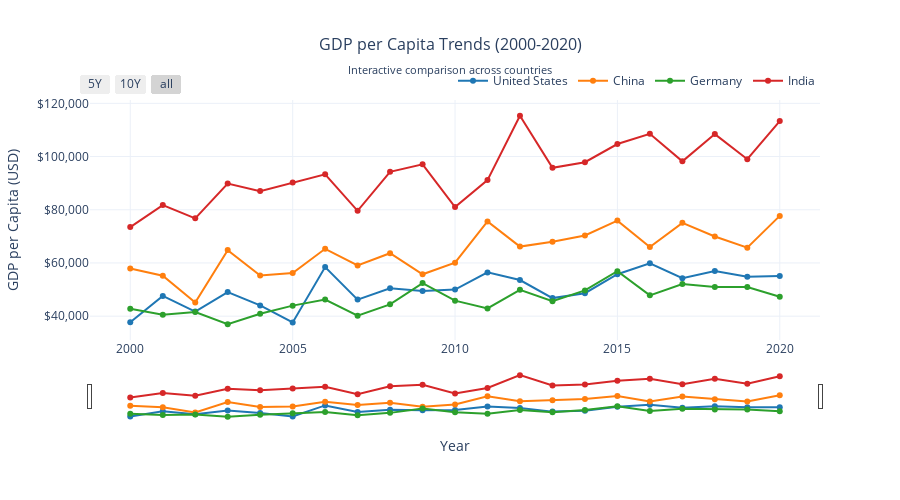
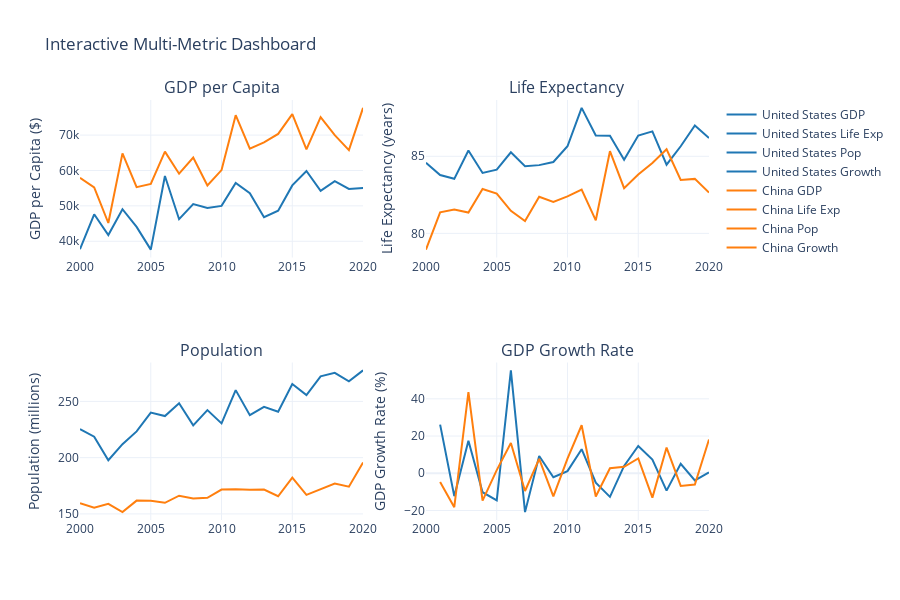
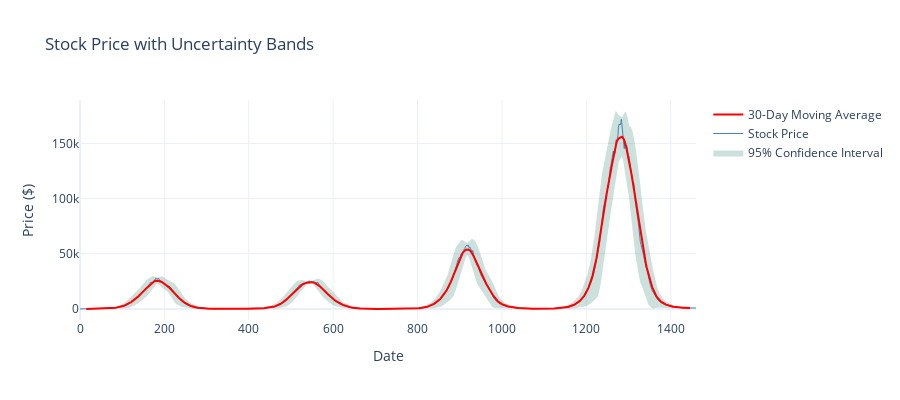

Source (notebook cell) for these figures, in order:
### Markdown cell above
## 4.3 Interactive Time Series with Plotly

Interactive visualizations allow users to explore temporal data dynamically through zooming, panning, and hover details.

### Code cell
import plotly.graph_objects as go
import plotly.express as px
from plotly.subplots import make_subplots

print("Creating interactive time series visualizations...")

# 1. Basic interactive line chart with range selector
fig_basic = go.Figure()

# Add traces for different countries
countries_to_show = ['United States', 'China', 'Germany', 'India']
colors = ['#1f77b4', '#ff7f0e', '#2ca02c', '#d62728']

for i, country in enumerate(countries_to_show):
    country_data = gapminder[gapminder['country'] == country]
    fig_basic.add_trace(go.Scatter(
        x=country_data['year'],
        y=country_data['gdpPercap'],
        mode='lines+markers',
        name=country,
        line=dict(color=colors[i], width=2),
        marker=dict(size=6),
        hovertemplate='<b>%{fullData.name}</b><br>' +
                     'Year: %{x}<br>' +
                     'GDP per Capita: $%{y:,.0f}<br>' +
                     '<extra></extra>'
    ))

# Update layout with range selector and accessibility
fig_basic.update_layout(
    title={
        'text': 'GDP per Capita Trends (2000-2020)<br><sub>Interactive comparison across countries</sub>',
        'x': 0.5,
        'font': {'size': 16}
    },
    xaxis_title='Year',
    yaxis_title='GDP per Capita (USD)',
    template='plotly_white',
    hovermode='x unified',
    legend=dict(orientation="h", yanchor="bottom", y=1.02, xanchor="right", x=1),
    height=500,
    xaxis=dict(
        rangeselector=dict(
            buttons=list([
                dict(count=5, label="5Y", step="year", stepmode="backward"),
                dict(count=10, label="10Y", step="year", stepmode="backward"),
                dict(step="all")
            ])
        ),
        rangeslider=dict(visible=True),
        type="date"
    )
)

# Format y-axis as currency - corrected syntax
fig_basic.update_yaxes(tickformat='$,.0f')

fig_basic.show()

# 2. Multi-metric dashboard with subplots
fig_multi = make_subplots(
    rows=2, cols=2,
    subplot_titles=('GDP per Capita', 'Life Expectancy', 'Population', 'GDP Growth Rate'),
    specs=[[{"secondary_y": False}, {"secondary_y": False}],
           [{"secondary_y": False}, {"secondary_y": False}]]
)

# Calculate GDP growth rate
gapminder_sorted = gapminder.sort_values(['country', 'year'])
gapminder_sorted['gdp_growth'] = gapminder_sorted.groupby('country')['gdpPercap'].pct_change() * 100

for i, country in enumerate(['United States', 'China']):
    country_data = gapminder_sorted[gapminder_sorted['country'] == country]
    color = colors[i]
    
    # GDP per Capita
    fig_multi.add_trace(
        go.Scatter(x=country_data['year'], y=country_data['gdpPercap'],
                  mode='lines', name=f'{country} GDP', line=dict(color=color)),
        row=1, col=1
    )
    
    # Life Expectancy
    fig_multi.add_trace(
        go.Scatter(x=country_data['year'], y=country_data['lifeExp'],
                  mode='lines', name=f'{country} Life Exp', line=dict(color=color)),
        row=1, col=2
    )
    
    # Population
    fig_multi.add_trace(
        go.Scatter(x=country_data['year'], y=country_data['pop']/1e6,
                  mode='lines', name=f'{country} Pop', line=dict(color=color)),
        row=2, col=1
    )
    
    # GDP Growth Rate
    fig_multi.add_trace(
        go.Scatter(x=country_data['year'], y=country_data['gdp_growth'],
                  mode='lines', name=f'{country} Growth', line=dict(color=color)),
        row=2, col=2
    )

fig_multi.update_layout(
    title_text="Interactive Multi-Metric Dashboard",
    height=600,
    showlegend=True,
    template='plotly_white'
)

# Update y-axis labels for each subplot
fig_multi.update_yaxes(title_text="GDP per Capita ($)", row=1, col=1)
fig_multi.update_yaxes(title_text="Life Expectancy (years)", row=1, col=2)
fig_multi.update_yaxes(title_text="Population (millions)", row=2, col=1)
fig_multi.update_yaxes(title_text="GDP Growth Rate (%)", row=2, col=2)

fig_multi.show()

# 3. Time series with uncertainty bands using stock data
fig_uncertainty = go.Figure()

# Use our synthetic stock data
stock_prices = stock_df['price'].values
stock_dates = stock_df.index

# Calculate moving average and confidence intervals
window = 30
ma = stock_df['price'].rolling(window=window, center=True).mean()
std = stock_df['price'].rolling(window=window, center=True).std()

upper_band = ma + 2 * std
lower_band = ma - 2 * std

# Add uncertainty bands
fig_uncertainty.add_trace(go.Scatter(
    x=stock_dates,
    y=upper_band,
    fill=None,
    mode='lines',
    line_color='rgba(0,100,80,0)',
    showlegend=False
))

fig_uncertainty.add_trace(go.Scatter(
    x=stock_dates,
    y=lower_band,
    fill='tonexty',
    mode='lines',
    line_color='rgba(0,100,80,0)',
    name='95% Confidence Interval',
    fillcolor='rgba(0,100,80,0.2)'
))

# Add actual values and moving average
fig_uncertainty.add_trace(go.Scatter(
    x=stock_dates,
    y=stock_prices,
    mode='lines',
    name='Stock Price',
    line=dict(color='steelblue', width=1)
))

fig_uncertainty.add_trace(go.Scatter(
    x=stock_dates,
    y=ma,
    mode='lines',
    name='30-Day Moving Average',
    line=dict(color='red', width=2)
))

fig_uncertainty.update_layout(
    title='Stock Price with Uncertainty Bands',
    xaxis_title='Date',
    yaxis_title='Price ($)',
    template='plotly_white',
    hovermode='x unified',
    height=400
)

fig_uncertainty.show()

print("✅ Interactive time series visualizations created successfully!")
print("\nKey Features Demonstrated:")
print("• Range selectors and zoom controls")
print("• Multi-panel dashboards")
print("• Uncertainty visualization")
print("• Hover interactions and tooltips")
print("• Responsive design elements")

### Figure 1 — Plotly figure (JSON) as saved in the notebook; plotly's stock layout.template omitted (floating-point values rounded to 4 significant figures)
{"data": [{"hovertemplate": "<b>%{fullData.name}</b><br>Year: %{x}<br>GDP per Capita: $%{y:,.0f}<br><extra></extra>", "line": {"color": "#1f77b4", "width": 2}, "marker": {"size": 6}, "mode": "lines+markers", "name": "United States", "type": "scatter", "x": ["2000-01-01T00:00:00.000000000", "2001-01-01T00:00:00.000000000", "2002-01-01T00:00:00.000000000", "2003-01-01T00:00:00.000000000", "2004-01-01T00:00:00.000000000", "2005-01-01T00:00:00.000000000", "2006-01-01T00:00:00.000000000", "2007-01-01T00:00:00.000000000", "2008-01-01T00:00:00.000000000", "2009-01-01T00:00:00.000000000", "2010-01-01T00:00:00.000000000", "2011-01-01T00:00:00.000000000", "2012-01-01T00:00:00.000000000", "2013-01-01T00:00:00.000000000", "2014-01-01T00:00:00.000000000", "2015-01-01T00:00:00.000000000", "2016-01-01T00:00:00.000000000", "2017-01-01T00:00:00.000000000", "2018-01-01T00:00:00.000000000", "2019-01-01T00:00:00.000000000", "2020-01-01T00:00:00.000000000"], "y": [37750.0, 47610.0, 41740.0, 49060.0, 44050.0, 37630.0, 58440.0, 46230.0, 50500.0, 49430.0, 49990.0, 56450.0, 53590.0, 46790.0, 48650.0, 55790.0, 59860.0, 54260.0, 57010.0, 54800.0, 55050.0]}, {"hovertemplate": "<b>%{fullData.name}</b><br>Year: %{x}<br>GDP per Capita: $%{y:,.0f}<br><extra></extra>", "line": {"color": "#ff7f0e", "width": 2}, "marker": {"size": 6}, "mode": "lines+markers", "name": "China", "type": "scatter", "x": ["2000-01-01T00:00:00.000000000", "2001-01-01T00:00:00.000000000", "2002-01-01T00:00:00.000000000", "2003-01-01T00:00:00.000000000", "2004-01-01T00:00:00.000000000", "2005-01-01T00:00:00.000000000", "2006-01-01T00:00:00.000000000", "2007-01-01T00:00:00.000000000", "2008-01-01T00:00:00.000000000", "2009-01-01T00:00:00.000000000", "2010-01-01T00:00:00.000000000", "2011-01-01T00:00:00.000000000", "2012-01-01T00:00:00.000000000", "2013-01-01T00:00:00.000000000", "2014-01-01T00:00:00.000000000", "2015-01-01T00:00:00.000000000", "2016-01-01T00:00:00.000000000", "2017-01-01T00:00:00.000000000", "2018-01-01T00:00:00.000000000", "2019-01-01T00:00:00.000000000", "2020-01-01T00:00:00.000000000"], "y": [57950.0, 55220.0, 45160.0, 64830.0, 55280.0, 56200.0, 65320.0, 59090.0, 63670.0, 55740.0, 60110.0, 75610.0, 66160.0, 67960.0, 70320.0, 75910.0, 65970.0, 75080.0, 69960.0, 65750.0, 77690.0]}, {"hovertemplate": "<b>%{fullData.name}</b><br>Year: %{x}<br>GDP per Capita: $%{y:,.0f}<br><extra></extra>", "line": {"color": "#2ca02c", "width": 2}, "marker": {"size": 6}, "mode": "lines+markers", "name": "Germany", "type": "scatter", "x": ["2000-01-01T00:00:00.000000000", "2001-01-01T00:00:00.000000000", "2002-01-01T00:00:00.000000000", "2003-01-01T00:00:00.000000000", "2004-01-01T00:00:00.000000000", "2005-01-01T00:00:00.000000000", "2006-01-01T00:00:00.000000000", "2007-01-01T00:00:00.000000000", "2008-01-01T00:00:00.000000000", "2009-01-01T00:00:00.000000000", "2010-01-01T00:00:00.000000000", "2011-01-01T00:00:00.000000000", "2012-01-01T00:00:00.000000000", "2013-01-01T00:00:00.000000000", "2014-01-01T00:00:00.000000000", "2015-01-01T00:00:00.000000000", "2016-01-01T00:00:00.000000000", "2017-01-01T00:00:00.000000000", "2018-01-01T00:00:00.000000000", "2019-01-01T00:00:00.000000000", "2020-01-01T00:00:00.000000000"], "y": [42810.0, 40520.0, 41570.0, 36970.0, 40930.0, 43960.0, 46230.0, 40190.0, 44450.0, 52450.0, 45840.0, 42910.0, 49900.0, 45610.0, 49670.0, 56880.0, 47830.0, 52070.0, 50930.0, 50960.0, 47280.0]}, {"hovertemplate": "<b>%{fullData.name}</b><br>Year: %{x}<br>GDP per Capita: $%{y:,.0f}<br><extra></extra>", "line": {"color": "#d62728", "width": 2}, "marker": {"size": 6}, "mode": "lines+markers", "name": "India", "type": "scatter", "x": ["2000-01-01T00:00:00.000000000", "2001-01-01T00:00:00.000000000", "2002-01-01T00:00:00.000000000", "2003-01-01T00:00:00.000000000", "2004-01-01T00:00:00.000000000", "2005-01-01T00:00:00.000000000", "2006-01-01T00:00:00.000000000", "2007-01-01T00:00:00.000000000", "2008-01-01T00:00:00.000000000", "2009-01-01T00:00:00.000000000", "2010-01-01T00:00:00.000000000", "2011-01-01T00:00:00.000000000", "2012-01-01T00:00:00.000000000", "2013-01-01T00:00:00.000000000", "2014-01-01T00:00:00.000000000", "2015-01-01T00:00:00.000000000", "2016-01-01T00:00:00.000000000", "2017-01-01T00:00:00.000000000", "2018-01-01T00:00:00.000000000", "2019-01-01T00:00:00.000000000", "2020-01-01T00:00:00.000000000"], "y": [73490.0, 81740.0, 76780.0, 89850.0, 87010.0, 90280.0, 93340.0, 79600.0, 94260.0, 97090.0, 81010.0, 91140.0, 115300.0, 95750.0, 97860.0, 104700.0, 108600.0, 98200.0, 108400.0, 99000.0, 113300.0]}], "layout": {"height": 500, "hovermode": "x unified", "legend": {"orientation": "h", "x": 1, "xanchor": "right", "y": 1.02, "yanchor": "bottom"}, "title": {"font": {"size": 16}, "text": "GDP per Capita Trends (2000-2020)<br><sub>Interactive comparison across countries</sub>", "x": 0.5}, "xaxis": {"rangeselector": {"buttons": [{"count": 5, "label": "5Y", "step": "year", "stepmode": "backward"}, {"count": 10, "label": "10Y", "step": "year", "stepmode": "backward"}, {"step": "all"}]}, "rangeslider": {"visible": true}, "title": {"text": "Year"}, "type": "date"}, "yaxis": {"tickformat": "$,.0f", "title": {"text": "GDP per Capita (USD)"}}}}

### Figure 2 — Plotly figure (JSON) as saved in the notebook; plotly's stock layout.template omitted (floating-point values rounded to 4 significant figures)
{"data": [{"line": {"color": "#1f77b4"}, "mode": "lines", "name": "United States GDP", "type": "scatter", "x": ["2000-01-01T00:00:00.000000000", "2001-01-01T00:00:00.000000000", "2002-01-01T00:00:00.000000000", "2003-01-01T00:00:00.000000000", "2004-01-01T00:00:00.000000000", "2005-01-01T00:00:00.000000000", "2006-01-01T00:00:00.000000000", "2007-01-01T00:00:00.000000000", "2008-01-01T00:00:00.000000000", "2009-01-01T00:00:00.000000000", "2010-01-01T00:00:00.000000000", "2011-01-01T00:00:00.000000000", "2012-01-01T00:00:00.000000000", "2013-01-01T00:00:00.000000000", "2014-01-01T00:00:00.000000000", "2015-01-01T00:00:00.000000000", "2016-01-01T00:00:00.000000000", "2017-01-01T00:00:00.000000000", "2018-01-01T00:00:00.000000000", "2019-01-01T00:00:00.000000000", "2020-01-01T00:00:00.000000000"], "xaxis": "x", "y": [37750.0, 47610.0, 41740.0, 49060.0, 44050.0, 37630.0, 58440.0, 46230.0, 50500.0, 49430.0, 49990.0, 56450.0, 53590.0, 46790.0, 48650.0, 55790.0, 59860.0, 54260.0, 57010.0, 54800.0, 55050.0], "yaxis": "y"}, {"line": {"color": "#1f77b4"}, "mode": "lines", "name": "United States Life Exp", "type": "scatter", "x": ["2000-01-01T00:00:00.000000000", "2001-01-01T00:00:00.000000000", "2002-01-01T00:00:00.000000000", "2003-01-01T00:00:00.000000000", "2004-01-01T00:00:00.000000000", "2005-01-01T00:00:00.000000000", "2006-01-01T00:00:00.000000000", "2007-01-01T00:00:00.000000000", "2008-01-01T00:00:00.000000000", "2009-01-01T00:00:00.000000000", "2010-01-01T00:00:00.000000000", "2011-01-01T00:00:00.000000000", "2012-01-01T00:00:00.000000000", "2013-01-01T00:00:00.000000000", "2014-01-01T00:00:00.000000000", "2015-01-01T00:00:00.000000000", "2016-01-01T00:00:00.000000000", "2017-01-01T00:00:00.000000000", "2018-01-01T00:00:00.000000000", "2019-01-01T00:00:00.000000000", "2020-01-01T00:00:00.000000000"], "xaxis": "x2", "y": [84.58, 83.78, 83.54, 85.38, 83.92, 84.13, 85.25, 84.36, 84.43, 84.63, 85.65, 88.14, 86.34, 86.33, 84.78, 86.34, 86.62, 84.45, 85.65, 87.0, 86.18], "yaxis": "y2"}, {"line": {"color": "#1f77b4"}, "mode": "lines", "name": "United States Pop", "type": "scatter", "x": ["2000-01-01T00:00:00.000000000", "2001-01-01T00:00:00.000000000", "2002-01-01T00:00:00.000000000", "2003-01-01T00:00:00.000000000", "2004-01-01T00:00:00.000000000", "2005-01-01T00:00:00.000000000", "2006-01-01T00:00:00.000000000", "2007-01-01T00:00:00.000000000", "2008-01-01T00:00:00.000000000", "2009-01-01T00:00:00.000000000", "2010-01-01T00:00:00.000000000", "2011-01-01T00:00:00.000000000", "2012-01-01T00:00:00.000000000", "2013-01-01T00:00:00.000000000", "2014-01-01T00:00:00.000000000", "2015-01-01T00:00:00.000000000", "2016-01-01T00:00:00.000000000", "2017-01-01T00:00:00.000000000", "2018-01-01T00:00:00.000000000", "2019-01-01T00:00:00.000000000", "2020-01-01T00:00:00.000000000"], "xaxis": "x3", "y": [225.4, 218.7, 197.7, 212.0, 223.4, 240.0, 237.0, 248.4, 228.7, 242.2, 230.4, 260.0, 237.7, 245.2, 240.8, 265.5, 255.5, 272.3, 275.4, 267.8, 277.5], "yaxis": "y3"}, {"line": {"color": "#1f77b4"}, "mode": "lines", "name": "United States Growth", "type": "scatter", "x": ["2000-01-01T00:00:00.000000000", "2001-01-01T00:00:00.000000000", "2002-01-01T00:00:00.000000000", "2003-01-01T00:00:00.000000000", "2004-01-01T00:00:00.000000000", "2005-01-01T00:00:00.000000000", "2006-01-01T00:00:00.000000000", "2007-01-01T00:00:00.000000000", "2008-01-01T00:00:00.000000000", "2009-01-01T00:00:00.000000000", "2010-01-01T00:00:00.000000000", "2011-01-01T00:00:00.000000000", "2012-01-01T00:00:00.000000000", "2013-01-01T00:00:00.000000000", "2014-01-01T00:00:00.000000000", "2015-01-01T00:00:00.000000000", "2016-01-01T00:00:00.000000000", "2017-01-01T00:00:00.000000000", "2018-01-01T00:00:00.000000000", "2019-01-01T00:00:00.000000000", "2020-01-01T00:00:00.000000000"], "xaxis": "x4", "y": [NaN, 26.13, -12.33, 17.52, -10.2, -14.57, 55.29, -20.89, 9.247, -2.126, 1.137, 12.93, -5.066, -12.69, 3.963, 14.68, 7.308, -9.35, 5.054, -3.878, 0.468], "yaxis": "y4"}, {"line": {"color": "#ff7f0e"}, "mode": "lines", "name": "China GDP", "type": "scatter", "x": ["2000-01-01T00:00:00.000000000", "2001-01-01T00:00:00.000000000", "2002-01-01T00:00:00.000000000", "2003-01-01T00:00:00.000000000", "2004-01-01T00:00:00.000000000", "2005-01-01T00:00:00.000000000", "2006-01-01T00:00:00.000000000", "2007-01-01T00:00:00.000000000", "2008-01-01T00:00:00.000000000", "2009-01-01T00:00:00.000000000", "2010-01-01T00:00:00.000000000", "2011-01-01T00:00:00.000000000", "2012-01-01T00:00:00.000000000", "2013-01-01T00:00:00.000000000", "2014-01-01T00:00:00.000000000", "2015-01-01T00:00:00.000000000", "2016-01-01T00:00:00.000000000", "2017-01-01T00:00:00.000000000", "2018-01-01T00:00:00.000000000", "2019-01-01T00:00:00.000000000", "2020-01-01T00:00:00.000000000"], "xaxis": "x", "y": [57950.0, 55220.0, 45160.0, 64830.0, 55280.0, 56200.0, 65320.0, 59090.0, 63670.0, 55740.0, 60110.0, 75610.0, 66160.0, 67960.0, 70320.0, 75910.0, 65970.0, 75080.0, 69960.0, 65750.0, 77690.0], "yaxis": "y"}, {"line": {"color": "#ff7f0e"}, "mode": "lines", "name": "China Life Exp", "type": "scatter", "x": ["2000-01-01T00:00:00.000000000", "2001-01-01T00:00:00.000000000", "2002-01-01T00:00:00.000000000", "2003-01-01T00:00:00.000000000", "2004-01-01T00:00:00.000000000", "2005-01-01T00:00:00.000000000", "2006-01-01T00:00:00.000000000", "2007-01-01T00:00:00.000000000", "2008-01-01T00:00:00.000000000", "2009-01-01T00:00:00.000000000", "2010-01-01T00:00:00.000000000", "2011-01-01T00:00:00.000000000", "2012-01-01T00:00:00.000000000", "2013-01-01T00:00:00.000000000", "2014-01-01T00:00:00.000000000", "2015-01-01T00:00:00.000000000", "2016-01-01T00:00:00.000000000", "2017-01-01T00:00:00.000000000", "2018-01-01T00:00:00.000000000", "2019-01-01T00:00:00.000000000", "2020-01-01T00:00:00.000000000"], "xaxis": "x2", "y": [78.94, 81.37, 81.54, 81.35, 82.88, 82.58, 81.46, 80.8, 82.37, 82.04, 82.4, 82.84, 80.85, 85.33, 82.93, 83.82, 84.57, 85.45, 83.46, 83.53, 82.65], "yaxis": "y2"}, {"line": {"color": "#ff7f0e"}, "mode": "lines", "name": "China Pop", "type": "scatter", "x": ["2000-01-01T00:00:00.000000000", "2001-01-01T00:00:00.000000000", "2002-01-01T00:00:00.000000000", "2003-01-01T00:00:00.000000000", "2004-01-01T00:00:00.000000000", "2005-01-01T00:00:00.000000000", "2006-01-01T00:00:00.000000000", "2007-01-01T00:00:00.000000000", "2008-01-01T00:00:00.000000000", "2009-01-01T00:00:00.000000000", "2010-01-01T00:00:00.000000000", "2011-01-01T00:00:00.000000000", "2012-01-01T00:00:00.000000000", "2013-01-01T00:00:00.000000000", "2014-01-01T00:00:00.000000000", "2015-01-01T00:00:00.000000000", "2016-01-01T00:00:00.000000000", "2017-01-01T00:00:00.000000000", "2018-01-01T00:00:00.000000000", "2019-01-01T00:00:00.000000000", "2020-01-01T00:00:00.000000000"], "xaxis": "x3", "y": [159.5, 155.4, 159.0, 151.6, 161.8, 161.6, 159.9, 166.2, 163.7, 164.4, 171.6, 172.0, 171.4, 171.6, 165.7, 182.2, 167.0, 171.7, 176.9, 174.2, 195.7], "yaxis": "y3"}, {"line": {"color": "#ff7f0e"}, "mode": "lines", "name": "China Growth", "type": "scatter", "x": ["2000-01-01T00:00:00.000000000", "2001-01-01T00:00:00.000000000", "2002-01-01T00:00:00.000000000", "2003-01-01T00:00:00.000000000", "2004-01-01T00:00:00.000000000", "2005-01-01T00:00:00.000000000", "2006-01-01T00:00:00.000000000", "2007-01-01T00:00:00.000000000", "2008-01-01T00:00:00.000000000", "2009-01-01T00:00:00.000000000", "2010-01-01T00:00:00.000000000", "2011-01-01T00:00:00.000000000", "2012-01-01T00:00:00.000000000", "2013-01-01T00:00:00.000000000", "2014-01-01T00:00:00.000000000", "2015-01-01T00:00:00.000000000", "2016-01-01T00:00:00.000000000", "2017-01-01T00:00:00.000000000", "2018-01-01T00:00:00.000000000", "2019-01-01T00:00:00.000000000", "2020-01-01T00:00:00.000000000"], "xaxis": "x4", "y": [NaN, -4.711, -18.22, 43.57, -14.73, 1.67, 16.22, -9.539, 7.75, -12.45, 7.83, 25.8, -12.5, 2.715, 3.486, 7.948, -13.1, 13.8, -6.815, -6.018, 18.16], "yaxis": "y4"}], "layout": {"annotations": [{"font": {"size": 16}, "showarrow": false, "text": "GDP per Capita", "x": 0.225, "xanchor": "center", "xref": "paper", "y": 1, "yanchor": "bottom", "yref": "paper"}, {"font": {"size": 16}, "showarrow": false, "text": "Life Expectancy", "x": 0.775, "xanchor": "center", "xref": "paper", "y": 1, "yanchor": "bottom", "yref": "paper"}, {"font": {"size": 16}, "showarrow": false, "text": "Population", "x": 0.225, "xanchor": "center", "xref": "paper", "y": 0.375, "yanchor": "bottom", "yref": "paper"}, {"font": {"size": 16}, "showarrow": false, "text": "GDP Growth Rate", "x": 0.775, "xanchor": "center", "xref": "paper", "y": 0.375, "yanchor": "bottom", "yref": "paper"}], "height": 600, "showlegend": true, "title": {"text": "Interactive Multi-Metric Dashboard"}, "xaxis": {"anchor": "y", "domain": [0, 0.45]}, "xaxis2": {"anchor": "y2", "domain": [0.55, 1]}, "xaxis3": {"anchor": "y3", "domain": [0, 0.45]}, "xaxis4": {"anchor": "y4", "domain": [0.55, 1]}, "yaxis": {"anchor": "x", "domain": [0.625, 1], "title": {"text": "GDP per Capita ($)"}}, "yaxis2": {"anchor": "x2", "domain": [0.625, 1], "title": {"text": "Life Expectancy (years)"}}, "yaxis3": {"anchor": "x3", "domain": [0, 0.375], "title": {"text": "Population (millions)"}}, "yaxis4": {"anchor": "x4", "domain": [0, 0.375], "title": {"text": "GDP Growth Rate (%)"}}}}

### Figure 3 — Plotly figure (JSON) as saved in the notebook; plotly's stock layout.template omitted (floating-point values rounded to 4 significant figures; data arrays with more than 128 entries replaced by an {"elided": "..."} marker saying what was removed)
{"data": [{"line": {"color": "rgba(0,100,80,0)"}, "mode": "lines", "showlegend": false, "type": "scatter", "x": {"elided": "1461 int values"}, "y": {"elided": "1461 float values"}}, {"fill": "tonexty", "fillcolor": "rgba(0,100,80,0.2)", "line": {"color": "rgba(0,100,80,0)"}, "mode": "lines", "name": "95% Confidence Interval", "type": "scatter", "x": {"elided": "1461 int values"}, "y": {"elided": "1461 float values"}}, {"line": {"color": "steelblue", "width": 1}, "mode": "lines", "name": "Stock Price", "type": "scatter", "x": {"elided": "1461 int values"}, "y": {"elided": "1461 float values"}}, {"line": {"color": "red", "width": 2}, "mode": "lines", "name": "30-Day Moving Average", "type": "scatter", "x": {"elided": "1461 int values"}, "y": {"elided": "1461 float values"}}], "layout": {"height": 400, "hovermode": "x unified", "title": {"text": "Stock Price with Uncertainty Bands"}, "xaxis": {"title": {"text": "Date"}}, "yaxis": {"title": {"text": "Price ($)"}}}}
